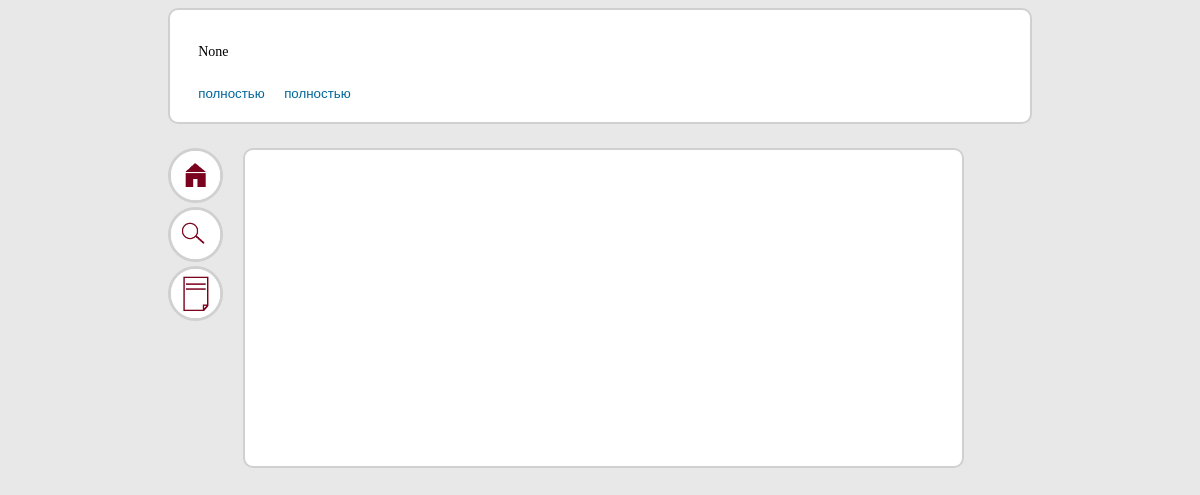
/author/3, run on an earlier commit of the app's database.
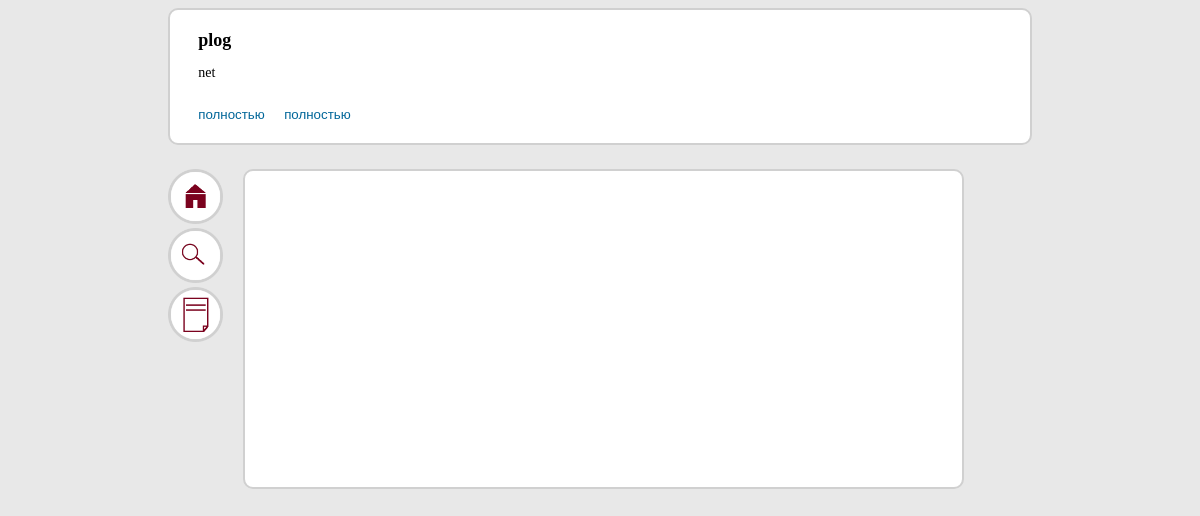
And on a later commit of the database.
### pages/models.py (models this page shows, shortened)
class MyUser(models.Model):
    user     = models.ForeignKey(settings.AUTH_USER_MODEL, on_delete=models.SET_NULL,
                        null=True
               )
    full_name = models.CharField(max_length=256, blank=False, null=False)
    contacts = models.CharField(max_length=512, blank=True, null=True)
    biography = models.CharField(max_length=2048, blank=True, null=True)
    status   = models.CharField(max_length=128, blank=True, null=True)
    photo = models.ImageField(upload_to='pages/avatars', blank=True)

### pages/views.py (the view, shortened to what this page needs)
# urls.py: path('author/<int:pk>', AuthorDetailView.as_view(), name='author-detail'),
class AuthorDetailView(DetailView):
    queryset = MyUser.objects.all()
    template_name = 'pages/author_detail.html'
    def get(self, request, **kwargs):
        post_queryset = Post.objects.filter(author_id=self.kwargs['pk'])
        pages = Paginator(post_queryset, 50)
        page_num = self.request.GET.urlencode().split('=')
        if page_num[0]:
            if int(page_num[1]) > pages.num_pages:
                return HttpResponse('{"error": "page_num_limit_exceeded"}')
            return_page = pages.page(int(page_num[1]))
            return_list = list()
            for obj in return_page:
                obj_text = obj.text.split()
                return_item = dict()
                return_item['title'] = obj.title
                return_item['url'] = reverse('posts:post-details', kwargs={'pk': obj.id})
                if len(obj_text) > 40:
                    return_item['text'] = ' '.join(obj_text[:40])
                    return_item['long'] = True
                else:
                    return_item['text'] = obj_text
                    return_item['long'] = False
                return_list.append(return_item)
            return HttpResponse(dumps(return_list), content_type="application/json")
        else:
            return super().get(request, **kwargs)
    def get_queryset(self, **kwargs):
        return self.queryset
    def get_context_data(self, **kwargs):
        context = super().get_context_data(**kwargs)
        post_queryset = Post.objects.filter(author_id=self.kwargs['pk'])
        pages = Paginator(post_queryset, 50)
        return_page = pages.page(1)
        context['post_queryset'] = return_page
        context['this_page_url'] = reverse('author-detail', kwargs={'pk': self.kwargs['pk']})
        return context

### pages/templates/pages/author_detail.html (shortened to what this page needs)
{% extends 'base.html' %}
{% block header %}
{% load static %}
<link rel="stylesheet" href="{% static "pages/styles/author_detail.css" %}">
<div class='about_author' id='about-obj'>
	<div class='author_text'>
		<b class='author_fullname'>{{ object.full_name }}</b>
		<p class='author_status'>{{ object.status }}</p>
		<div class='bio_contacts'>
			<div class='bio' id='bio-obj'>О себе:<br></div>
			<div class='contacts' id='cont-obj'>Контакты:<br></div>
		</div>
	</div>
</div>
{% endblock header %}
{% block content %}
<div class='post_list' id='post_list'>
</div>
{% endblock content %}

### templates/base.html (shortened to what this page needs)
<!doctype html>
<html>
	<head>
		{% load static %}
		<link rel="stylesheet" href="{% static "styles/base.css" %}">
	</head>
	<body>
		<div class='header'>
			{% block header %}{% endblock header %}
		</div>
		<div class='content_and_menus'>
			<div class='left_menu'>
				<div class='link_menu'>
					<div>
					<a href='{% url "home" %}'>
						<img src='{% static "images/home.png" %}' class='link_menu_item'>
					</a>
					</div>
					<div>
					<a href='{% url "author-search" %}'>
						<img src='{% static "images/search.png" %}' class='link_menu_item'>
					</a>
					</div>
					<div>
					<a href='{% url "home" %}'>
						<img src='{% static "images/drafts.png" %}' class='link_menu_item'>
					</a>
					</div>
				</div>
			</div>
			<div class='only_content'>
				{% block content %}
				{% endblock content %}
			</div>
			<div class='right_menu'>
			</div>
		</div>
	</body>
</html>

### static/styles/base.css (style rules this page uses)
body { background-color: #e8e8e8; }
.header { margin-left: calc(50vw - 55vh); margin-right: calc(50vw - 55vh); margin-bottom: 2%; background-color: white; border: 2px solid #d0d0d0; border-radius: 10px; }
.content_and_menus { margin-left: calc(50vw - 55vh); margin-right: calc(50vw - 55vh); display: flex; }
.only_content { background-color: white; padding-top: 15px; padding-bottom: 15px; position: relative; width: calc(100% - 75px); border: 2px solid #d0d0d0; border-radius: 10px; }
.link_menu { padding-right: 20px; position: -webkit-sticky; position: sticky; top: 20px; }
.link_menu_item { width: 55px; height: 55px; }
.left_menu { width: 75px }
.right_menu { width: 75px; }

### pages/static/pages/styles/author_detail.css (style rules this page uses)
.about_author { padding-left: 20px; padding-right: 20px; padding-top: 20px; padding-bottom: 20px; height: 10%; display: flex; }
.author_text { display: block; margin-left: 1%; font-size: 14px; }
.author_fullname { font-size: 18px; }
.author_status { margin-bottom: 10px; }
.bio_contacts { display: flex; }
.bio { width: 60%; padding-right: 5px; height: 100%; }
.contacts { width: 40%; padding-left: 5px; }
.post_list { padding: 5px; }

What changed in the data, as far as the page shows it:
changed MyUser: full_name (not shown) → "plog"; status "None" → "net"
